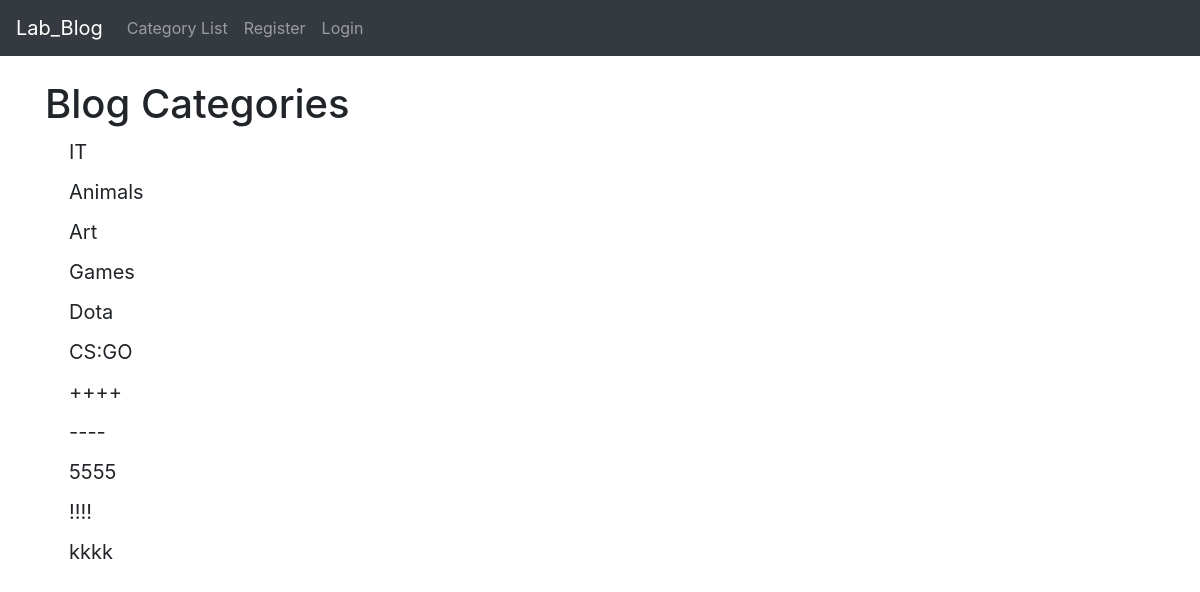
Before: /category_list/ with the older database file.
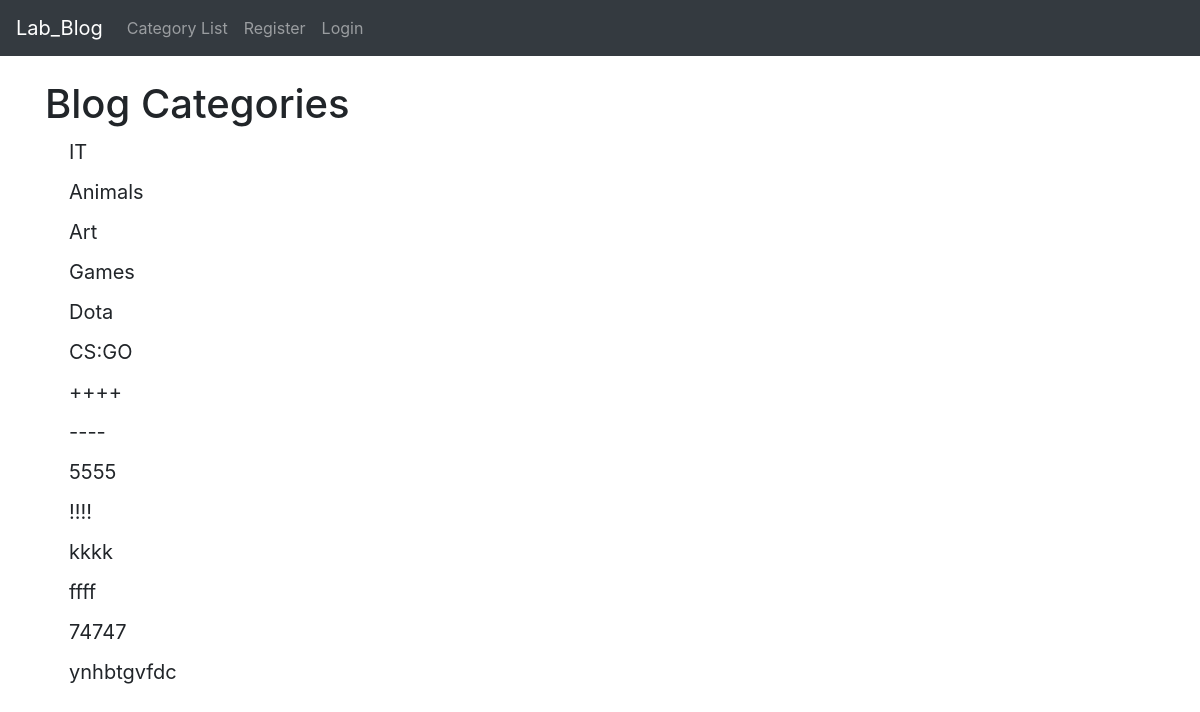
After: the same page with the newer database file.
### the_blog/models.py (models this page shows, shortened)
class Category(models.Model):
    name = models.CharField(max_length = 255)
    def __str__(self):
        return self.name

### the_blog/views.py (the view)
# urls.py: path('category_list/', CategoryListView, name = 'category-list'),
def CategoryListView(request):
    categ_menu_list = Category.objects.all()
    return render(request, 'category_list.html', {'categ_menu_list': categ_menu_list})

### the_blog/templates/category_list.html (shortened to what this page needs)
{% extends 'base.html' %}
{% block content %}
<h1>
    Blog Categories
</h1>
{% for item in categ_menu_list %}
<h5><a class="dropdown-item" href="{% url 'category' item %}">{{ item }}</a></h5>
{% endfor %}
{% endblock %}

Changed rows visible on the page:
added Category: name "ffff"
added Category: name "74747"
added Category: name "ynhbtgvfdc"
